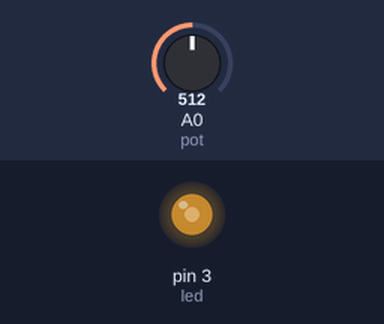
A sketch run on a simulated Arduino Uno, built with avr-gcc and run on an emulated ATmega328P. On the bench: output pins drawn as LEDs (lit = HIGH). The inputs (shaded band) are chosen by the test bench; at power-on: A0 (pot) = 512.

Above: at 1.2 s.
1.3 s: A0 (pot) set to 716
At 1.6 s:
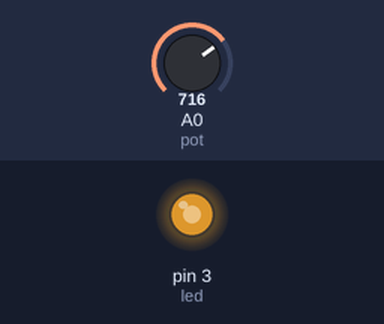
2.8 s: A0 (pot) set to 900
At 3.9 s:
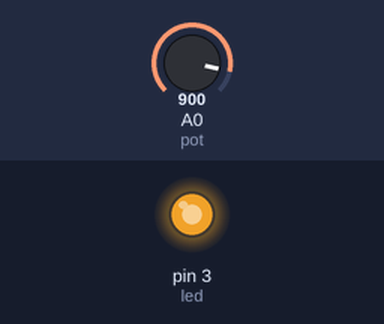
4.3 s: A0 (pot) set to 122
At 5.0 s:
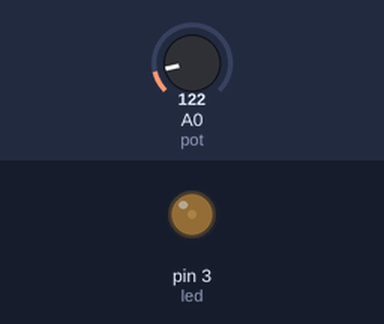
5.8 s: A0 (pot) set to 0
At 6.2 s:
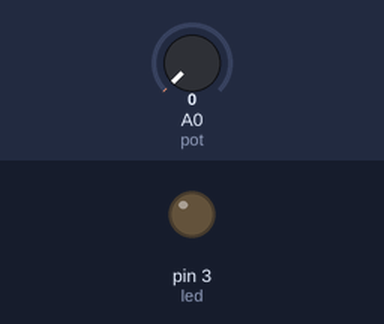
7.3 s: A0 (pot) set to 511
At 8.5 s:
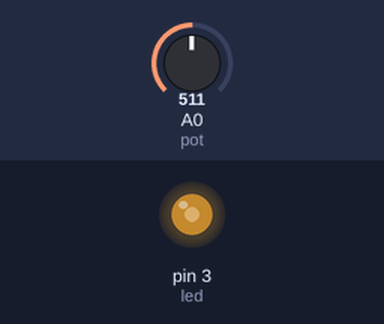
Timing chart, 0 to 9.8 s (numbered marks = the images above; inputs shaded):
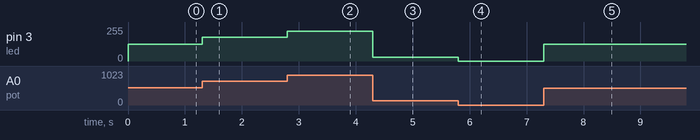

The sketch:

LED_com_potenciometro.ino
```cpp
int pot = A0; // Definindo que o Potenciômetro está na porta analógica A0
int led = 3; // Definindo que o LED está na porta digital 3

int valorPot = 0; // Variável que armazena o valor da leitura do potenciômetro

void setup () { // Inicia o Void setup

pinMode(led,OUTPUT); // Definindo o LED como saída

}

void loop () {  // Inicia o void loop

valorPot = analogRead(pot); // Faz a leitura analógica da porta em que o potenciômetro esta conectado

valorPot = map (valorPot,0,1023,0,255); // transformando uma escala de 0-1023 em uma escala 0 a 255

analogWrite(led,valorPot ); // Controla o brilho do LED de acordo com a leitura do potenciômetro

}
```

Measured:
- after the input at 1.3 s, pin 3 (led): 127/255 → 178/255 at once
- after the input at 2.8 s, pin 3 (led): 178/255 → 224/255 at once
- after the input at 4.3 s, pin 3 (led): 224/255 → 30/255 at once
- after the input at 5.8 s, pin 3 (led): 30/255 → 0/255 at once
- after the input at 7.3 s, pin 3 (led): 0/255 → 127/255 at once
